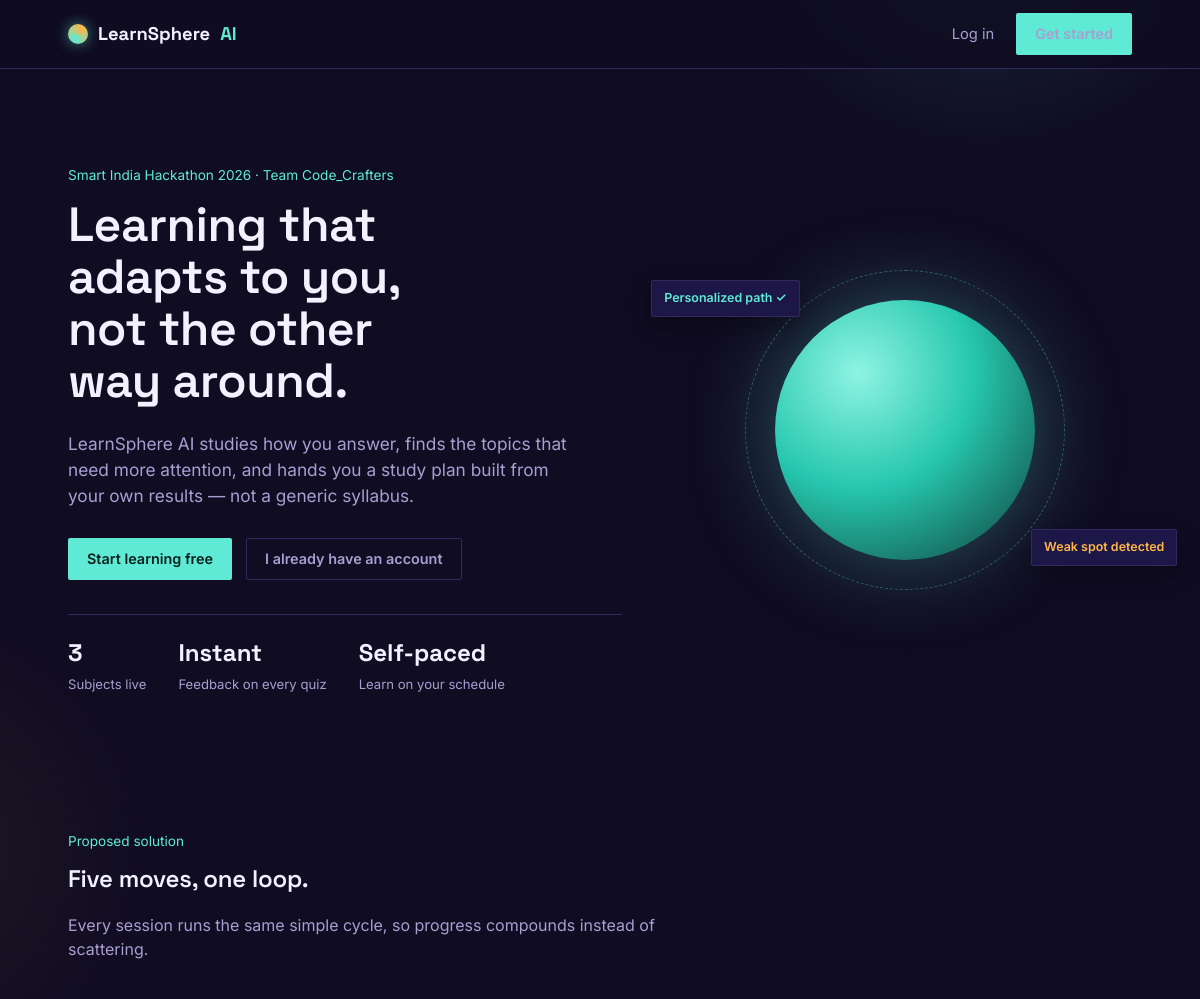
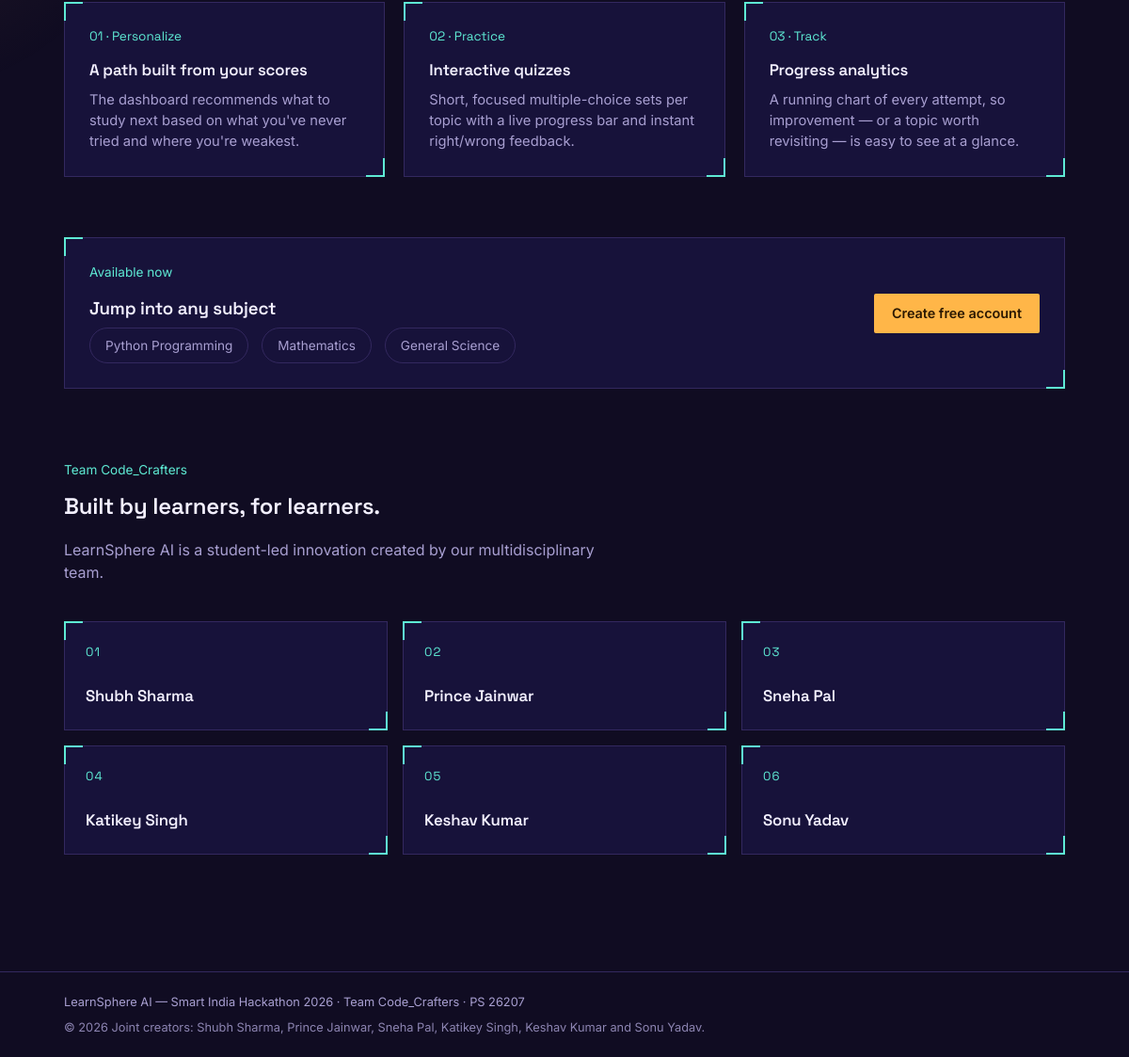
The page / on the database its author committed (2 pictures, top to bottom).
### tables this page shows
CREATE TABLE subjects (
            id INTEGER PRIMARY KEY AUTOINCREMENT,
            name TEXT NOT NULL,
            slug TEXT UNIQUE NOT NULL,
            description TEXT,
            icon TEXT
        );

### app.py (the view)
@app.route("/")
def index():
    if "user_id" in session:
        return redirect(url_for("dashboard"))
    db = get_db()
    subjects = db.execute("SELECT * FROM subjects").fetchall()
    return render_template("index.html", subjects=subjects)

### app.py (called while the page is built)
def get_db():
    if "db" not in g:
        g.db = sqlite3.connect(DATABASE)
        g.db.row_factory = sqlite3.Row
        g.db.execute("PRAGMA foreign_keys = ON")
    return g.db

@app.context_processor
def inject_user():
    user = None
    if "user_id" in session:
        db = get_db()
        user = db.execute("SELECT * FROM users WHERE id = ?", (session["user_id"],)).fetchone()
    return {"current_user": user}

### templates/index.html (shortened to what this page needs)
{% extends "base.html" %}
{% block content %}
<section class="hero">
  <div class="wrap hero-inner">
    <div>
      <span class="hero-eyebrow">Smart India Hackathon 2026 &middot; Team Code_Crafters</span>
      <h1>Learning that adapts to you, not the other way around.</h1>
      <p class="hero-lede">
        LearnSphere AI studies how you answer, finds the topics that need more
        attention, and hands you a study plan built from your own results —
        not a generic syllabus.
      </p>
      <div class="hero-actions">
        <a href="{{ url_for('register') }}" class="btn btn-primary">Start learning free</a>
        <a href="{{ url_for('login') }}" class="btn btn-ghost">I already have an account</a>
      </div>
      <div class="hero-stats">
        <div><strong>{{ subjects|length }}</strong><span>Subjects live</span></div>
        <div><strong>Instant</strong><span>Feedback on every quiz</span></div>
        <div><strong>Self-paced</strong><span>Learn on your schedule</span></div>
      </div>
    </div>
    <div class="hero-visual">
      <div class="hero-orb"></div>
      <div class="hero-orb-chip chip-1">Personalized path ✓</div>
      <div class="hero-orb-chip chip-2">Weak spot detected</div>
    </div>
  </div>
</section>
<section class="section">
  <div class="wrap">
    <div class="section-head">
      <span class="hero-eyebrow">Proposed solution</span>
      <h2>Five moves, one loop.</h2>
      <p>Every session runs the same simple cycle, so progress compounds instead of scattering.</p>
    </div>
    <div class="grid-3">
      <div class="panel feature">
        <span class="num">01 · Personalize</span>
        <h3>A path built from your scores</h3>
        <p>The dashboard recommends what to study next based on what you've never tried and where you're weakest.</p>
      </div>
      <div class="panel feature">
        <span class="num">02 · Practice</span>
        <h3>Interactive quizzes</h3>
        <p>Short, focused multiple-choice sets per topic with a live progress bar and instant right/wrong feedback.</p>
      </div>
      <div class="panel feature">
        <span class="num">03 · Track</span>
        <h3>Progress analytics</h3>
        <p>A running chart of every attempt, so improvement — or a topic worth revisiting — is easy to see at a glance.</p>
      </div>
    </div>
  </div>
</section>
<section class="section" style="padding-top:0;">
  <div class="wrap">
    <div class="panel" style="display:flex; justify-content:space-between; align-items:center; flex-wrap:wrap; gap:20px;">
      <div>
        <span class="hero-eyebrow">Available now</span>
        <h3 style="margin-bottom:6px;">Jump into any subject</h3>
        <div class="subject-strip">
          {% for s in subjects %}
            <span class="subject-pill">{{ s['name'] }}</span>
          {% endfor %}
        </div>
      </div>
      <a href="{{ url_for('register') }}" class="btn btn-amber">Create free account</a>
    </div>
  </div>
</section>
<section class="section team-section">
  <div class="wrap">
    <div class="section-head">
      <span class="hero-eyebrow">Team Code_Crafters</span>
      <h2>Built by learners, for learners.</h2>
      <p>LearnSphere AI is a student-led innovation created by our multidisciplinary team.</p>
    </div>
    <div class="team-grid">
      <article class="panel team-card"><span class="team-number">01</span><h3>Shubh Sharma</h3></article>
      <article class="panel team-card"><span class="team-number">02</span><h3>Prince Jainwar</h3></article>
      <article class="panel team-card"><span class="team-number">03</span><h3>Sneha Pal</h3></article>
      <article class="panel team-card"><span class="team-number">04</span><h3>Katikey Singh</h3></article>
      <article class="panel team-card"><span class="team-number">05</span><h3>Keshav Kumar</h3></article>
      <article class="panel team-card"><span class="team-number">06</span><h3>Sonu Yadav</h3></article>
    </div>
  </div>
</section>
{% endblock %}

### static/css/style.css (style rules this page uses)
:root { --bg: #100c22; --bg-panel: #17123a; --bg-panel-raised: #1d1748; --line: #33285f; --teal: #5eead4; --teal-dim: #2fb3a0; --amber: #ffb648; --text: #f3f0ff; --text-muted: #a89fd1; --danger: #ff8a80; --good: #7be0a8; --radius: 2px; --serif-head: "Space Grotesk", "Inter", sans-serif; --sans: "Inter", -apple-system, BlinkMacSystemFont, sans-serif; }
* { box-sizing: border-box; }
html { scroll-behavior: smooth; }
body { margin: 0; background: var(--bg); color: var(--text); font-family: var(--sans); line-height: 1.5; position: relative; min-height: 100vh; }
.wrap { max-width: 1120px; margin: 0 auto; padding: 0 28px; }
h1, h2, h3, h4 { font-family: var(--serif-head); font-weight: 600; margin: 0 0 0.5em; letter-spacing: -0.01em; }
p { color: var(--text-muted); }
a { color: var(--teal); text-decoration: none; }
.btn { display: inline-block; padding: 9px 18px; border-radius: var(--radius); font-size: 0.9rem; font-weight: 600; cursor: pointer; border: 1px solid transparent; }
.btn-primary { background: var(--teal); color: #08201c; }
.btn-ghost { border-color: var(--line); color: var(--text-muted) !important; }
.btn-amber { background: var(--amber); color: #2c1900; }
.panel { position: relative; background: var(--bg-panel); border: 1px solid var(--line); padding: 26px; }
.panel::before, .panel::after { content: ""; position: absolute; width: 18px; height: 18px; border: 2px solid var(--teal); }
.panel::before { top: -1px; left: -1px; border-right: none; border-bottom: none; }
.panel::after { bottom: -1px; right: -1px; border-left: none; border-top: none; }
.hero { padding: 96px 0 72px; }
.hero-inner { display: grid; grid-template-columns: 1.1fr 0.9fr; gap: 56px; align-items: center; }
.hero-eyebrow { color: var(--teal); font-size: 0.85rem; margin-bottom: 14px; display: block; }
.hero h1 { font-size: clamp(2.2rem, 4vw, 3.4rem); line-height: 1.08; color: var(--text); max-width: 11ch; }
.hero-lede { font-size: 1.08rem; max-width: 46ch; margin-bottom: 30px; }
.hero-actions { display: flex; gap: 14px; margin-bottom: 34px; }
.hero-stats { display: flex; gap: 32px; border-top: 1px solid var(--line); padding-top: 20px; }
.hero-stats div strong { display: block; font-family: var(--serif-head); font-size: 1.5rem; color: var(--text); }
.hero-stats div span { font-size: 0.82rem; color: var(--text-muted); }
.hero-visual { position: relative; height: 340px; display: flex; align-items: center; justify-content: center; }
.hero-orb { width: 260px; height: 260px; border-radius: 50%; background: radial-gradient(circle at 32% 28%, #8ff4e3, #26c7ae 45%, #103e39 100%); box-shadow: 0 0 90px rgba(94, 234, 212, 0.35); position: relative; animation: float 7s ease-in-out infinite; }
.hero-orb::before { content: ""; position: absolute; inset: -30px; border: 1px dashed rgba(94, 234, 212, 0.35); border-radius: 50%; animation: spin 26s linear infinite; }
.hero-orb-chip { position: absolute; background: var(--bg-panel-raised); border: 1px solid var(--line); padding: 8px 12px; font-size: 0.78rem; font-weight: 600; border-radius: var(--radius); box-shadow: 0 8px 24px rgba(0,0,0,0.35); }
.chip-1 { top: 6%; left: -6%; color: var(--teal); }
.chip-2 { bottom: 10%; right: -10%; color: var(--amber); }
.section { padding: 64px 0; }
.section-head { max-width: 60ch; margin-bottom: 40px; }
.section-head .hero-eyebrow { margin-bottom: 10px; }
.grid-3 { display: grid; grid-template-columns: repeat(3, 1fr); gap: 20px; }
.feature h3 { font-size: 1.05rem; color: var(--text); margin-bottom: 8px; }
.feature p { font-size: 0.92rem; margin: 0; }
.feature .num { font-family: var(--serif-head); color: var(--teal); font-size: 0.85rem; margin-bottom: 12px; display: block; }
.subject-strip { display: flex; gap: 14px; flex-wrap: wrap; }
.subject-pill { border: 1px solid var(--line); padding: 8px 16px; border-radius: 999px; font-size: 0.85rem; color: var(--text-muted); }
.team-section { padding-top: 12px; }
.team-grid { display: grid; grid-template-columns: repeat(3, 1fr); gap: 16px; }
.team-card { min-height: 116px; padding: 22px; display: flex; flex-direction: column; justify-content: space-between; }
.team-card h3 { margin: 16px 0 0; font-size: 1.05rem; color: var(--text); }
.team-number { color: var(--teal); font-family: var(--serif-head); font-size: .82rem; letter-spacing: .08em; }

### rows shown on the page
subjects: name "Python Programming"
subjects: name "Mathematics"
subjects: name "General Science"

### other values the page prints
{{ subjects|length }} "3"
